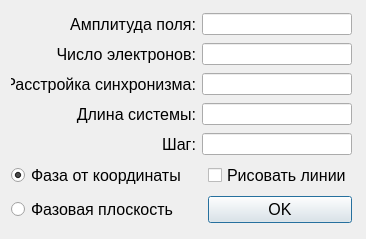
<?xml version="1.0" encoding="UTF-8"?>
<ui version="4.0">
 <class>Dialog</class>
 <widget class="QDialog" name="Dialog">
  <property name="geometry">
   <rect>
    <x>0</x>
    <y>0</y>
    <width>366</width>
    <height>239</height>
   </rect>
  </property>
  <property name="windowTitle">
   <string>Dialog</string>
  </property>
  <widget class="QWidget" name="layoutWidget">
   <property name="geometry">
    <rect>
     <x>11</x>
     <y>11</y>
     <width>341</width>
     <height>216</height>
    </rect>
   </property>
   <layout class="QGridLayout" name="gridLayout">
    <item row="0" column="0">
     <widget class="QLabel" name="label_Ar">
      <property name="font">
       <font>
        <pointsize>12</pointsize>
       </font>
      </property>
      <property name="text">
       <string>Амплитуда поля:</string>
      </property>
      <property name="alignment">
       <set>Qt::AlignRight|Qt::AlignTrailing|Qt::AlignVCenter</set>
      </property>
     </widget>
    </item>
    <item row="0" column="1" colspan="2">
     <widget class="QLineEdit" name="lineEdit_Ar"/>
    </item>
    <item row="1" column="0">
     <widget class="QLabel" name="label_Nth">
      <property name="font">
       <font>
        <pointsize>12</pointsize>
       </font>
      </property>
      <property name="text">
       <string>Число электронов:</string>
      </property>
      <property name="alignment">
       <set>Qt::AlignRight|Qt::AlignTrailing|Qt::AlignVCenter</set>
      </property>
     </widget>
    </item>
    <item row="1" column="1" colspan="2">
     <widget class="QLineEdit" name="lineEdit_Nth"/>
    </item>
    <item row="2" column="0">
     <widget class="QLabel" name="label_delta">
      <property name="font">
       <font>
        <pointsize>12</pointsize>
       </font>
      </property>
      <property name="text">
       <string>Расстройка синхронизма:</string>
      </property>
      <property name="alignment">
       <set>Qt::AlignRight|Qt::AlignTrailing|Qt::AlignVCenter</set>
      </property>
     </widget>
    </item>
    <item row="2" column="1" colspan="2">
     <widget class="QLineEdit" name="lineEdit_delta"/>
    </item>
    <item row="3" column="0">
     <widget class="QLabel" name="label_L">
      <property name="font">
       <font>
        <pointsize>12</pointsize>
       </font>
      </property>
      <property name="text">
       <string>Длина системы:</string>
      </property>
      <property name="alignment">
       <set>Qt::AlignRight|Qt::AlignTrailing|Qt::AlignVCenter</set>
      </property>
     </widget>
    </item>
    <item row="3" column="1" colspan="2">
     <widget class="QLineEdit" name="lineEdit_L"/>
    </item>
    <item row="4" column="0">
     <widget class="QLabel" name="label_h">
      <property name="font">
       <font>
        <pointsize>12</pointsize>
       </font>
      </property>
      <property name="text">
       <string>Шаг:</string>
      </property>
      <property name="alignment">
       <set>Qt::AlignRight|Qt::AlignTrailing|Qt::AlignVCenter</set>
      </property>
     </widget>
    </item>
    <item row="4" column="1" colspan="2">
     <widget class="QLineEdit" name="lineEdit_h"/>
    </item>
    <item row="5" column="0">
     <widget class="QRadioButton" name="radioButton_Tr">
      <property name="font">
       <font>
        <pointsize>12</pointsize>
       </font>
      </property>
      <property name="text">
       <string>Фаза от координаты</string>
      </property>
      <property name="checkable">
       <bool>true</bool>
      </property>
      <property name="checked">
       <bool>true</bool>
      </property>
     </widget>
    </item>
    <item row="5" column="2">
     <widget class="QCheckBox" name="checkBox">
      <property name="font">
       <font>
        <pointsize>12</pointsize>
       </font>
      </property>
      <property name="text">
       <string>Рисовать линии</string>
      </property>
     </widget>
    </item>
    <item row="6" column="0" colspan="2">
     <widget class="QRadioButton" name="radioButton_Ph">
      <property name="font">
       <font>
        <pointsize>12</pointsize>
       </font>
      </property>
      <property name="text">
       <string>Фазовая плоскость</string>
      </property>
     </widget>
    </item>
    <item row="6" column="2">
     <widget class="QPushButton" name="pushButton_OK">
      <property name="font">
       <font>
        <pointsize>12</pointsize>
       </font>
      </property>
      <property name="text">
       <string>OK</string>
      </property>
     </widget>
    </item>
   </layout>
  </widget>
 </widget>
 <resources/>
 <connections/>
</ui>
